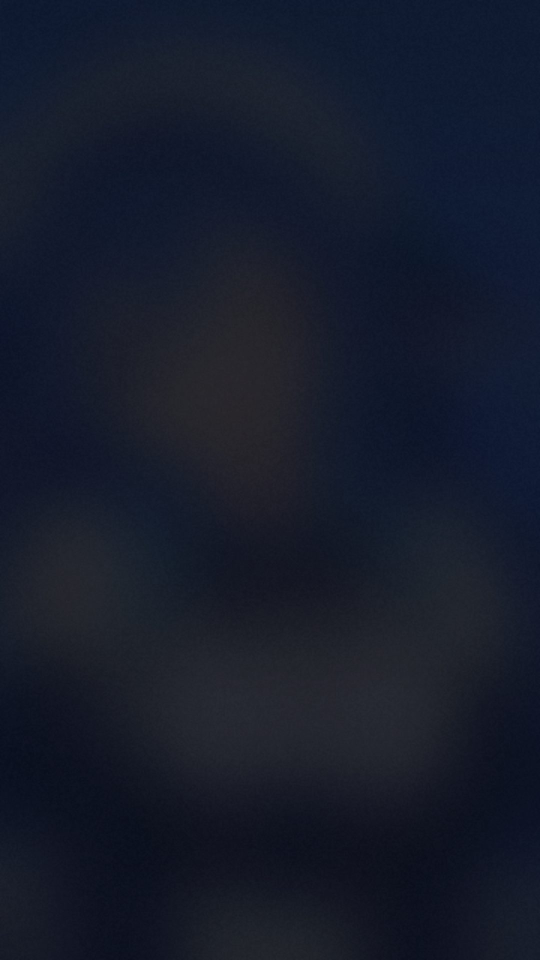
#> input picture app/assets/web/img/wallpaper.jpg, 1080 x 1920 px, given in place of a_gifshow.jpg, which was not available (shown at 1/2 size)
$ python make_icons.py ../app/assets/web/img/wallpaper.jpg
#> lines starting #> are read from the running program, lines starting #| are printed output that depends on the picture; pictures that were not available may be replaced by others from this repository, and a replacement may not be noted
#> in main, src is the input picture: PIL image 1080x1920 RGB; mean R, G, B 21.9, 27.4, 42.5
#!/usr/bin/env python3
"""Generate Android launcher icons for DeepSeek House from the user's photo.

Source:  /data/data/com.termux/files/home/1/inbox/a_gifshow.jpg  (first photo in gallery)
Crop:    head-focused square (removes the "CAFÉ STILE" label column and the stray "e")
Outputs: legacy mipmap PNGs (rounded + round) and adaptive-icon foreground layers,
         plus dist/icon-512.png for documentation / Play-style preview.

Run:  python3 scripts/make_icons.py [--crop L,T,R,B]
"""
import os, sys
from PIL import Image, ImageDraw, ImageFilter

ROOT = os.path.dirname(os.path.dirname(os.path.abspath(__file__)))
SRC = "/data/data/com.termux/files/home/1/inbox/a_gifshow.jpg"
RES = os.path.join(ROOT, "app", "res")
DIST = os.path.join(ROOT, "dist")

# head-focused crop chosen from previews (B_head, tightened on the right)
DEFAULT_CROP = (130, 20, 690, 580)   # left, top, right, bottom in source pixels

LEGACY = {"mdpi": 48, "hdpi": 72, "xhdpi": 96, "xxhdpi": 144, "xxxhdpi": 192}
FG = {"mdpi": 108, "hdpi": 162, "xhdpi": 216, "xxhdpi": 324, "xxxhdpi": 432}
BG_HEX = "#4A63B8"   # sampled from the artwork's blue background


def rounded_mask(size, radius_ratio=0.22):
    m = Image.new("L", (size, size), 0)
    r = int(size * radius_ratio)
    ImageDraw.Draw(m).rounded_rectangle((0, 0, size - 1, size - 1), radius=r, fill=255)
    return m


def circle_mask(size):
    m = Image.new("L", (size, size), 0)
    ImageDraw.Draw(m).ellipse((0, 0, size - 1, size - 1), fill=255)
    return m


def square_crop(img, box):
#> called with box = (130, 20, 690, 580)
    w, h = img.size
#> w = 1080; h = 1920
    l, t, r, b = box
    l = max(0, min(l, w - 1)); t = max(0, min(t, h - 1))
#> after `l = max(0, min(l, w - 1))`: l = 130
#> after `t = max(0, min(t, h - 1))`: t = 20
    r = max(l + 1, min(r, w)); b = max(t + 1, min(b, h))
#> after `r = max(l + 1, min(r, w))`: r = 690
#> after `b = max(t + 1, min(b, h))`: b = 580
    side = min(r - l, b - t)
#> side = 560
    # keep the crop square, anchored at its center
    cx, cy = (l + r) // 2, (t + b) // 2
#> cx = 410; cy = 300
    l = max(0, cx - side // 2); t = max(0, cy - side // 2)
    return img.crop((l, t, l + side, t + side))
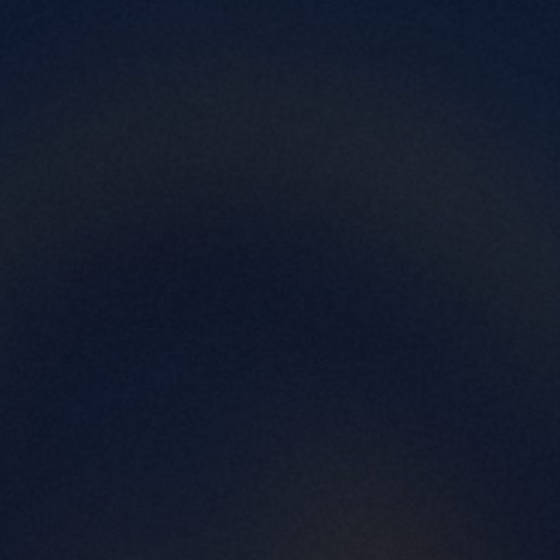
#> returned value: PIL image 560x560 RGB; mean R, G, B 21.1, 28.1, 45.1


def main():
    box = DEFAULT_CROP
    if "--crop" in sys.argv:
        i = sys.argv.index("--crop")
        box = tuple(int(v) for v in sys.argv[i + 1].split(","))
    src = Image.open(SRC).convert("RGB")
    sq = square_crop(src, box)
    print("source:", src.size, "crop:", box, "-> square:", sq.size)
#| source: (1080, 1920) crop: (130, 20, 690, 580) -> square: (560, 560)

    for dpi, size in LEGACY.items():
        d = os.path.join(RES, f"mipmap-{dpi}")
        os.makedirs(d, exist_ok=True)
        base = sq.resize((size, size), Image.LANCZOS)
        # subtle inner rim so the icon reads on any wallpaper
        rim = base.copy()
        dr = ImageDraw.Draw(rim)
        dr.rounded_rectangle((0, 0, size - 1, size - 1), radius=int(size * 0.22),
                             outline=(255, 255, 255, 40), width=max(1, size // 48))
        out = Image.new("RGBA", (size, size), (0, 0, 0, 0))
        out.paste(rim, (0, 0), rounded_mask(size))
        out.save(os.path.join(d, "ic_launcher.png"))
        rnd = Image.new("RGBA", (size, size), (0, 0, 0, 0))
        rnd.paste(base, (0, 0), circle_mask(size))
        rnd.save(os.path.join(d, "ic_launcher_round.png"))

        # adaptive foreground: full-bleed 108dp layer, photo fills it
        fsize = FG[dpi]
        fg = sq.resize((fsize, fsize), Image.LANCZOS).convert("RGBA")
        fg.save(os.path.join(d, "ic_launcher_foreground.png"))
#> this loop made 5 passes
#> pass 1, in main, `out.save(os.path.join(d, "ic_launcher.png"))`:
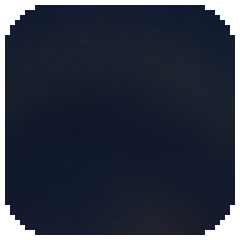
#> saved as ic_launcher.png: PIL image 48x48 RGBA (shown 5 times larger); mean R, G, B, A 37.1, 43.2, 58.2, 244.8; transparent parts drawn white
#> after the loop:
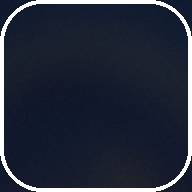
#> rim: PIL image 192x192 RGB; mean R, G, B 38.2, 44.7, 60.5
#> after the loop:
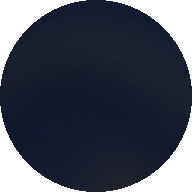
#> rnd: PIL image 192x192 RGBA; mean R, G, B, A 16.9, 22.3, 35.4, 200.2; transparent parts drawn white

    # adaptive icon xml (API 26+)
    anydpi = os.path.join(RES, "mipmap-anydpi-v26")
    os.makedirs(anydpi, exist_ok=True)
    template = """<?xml version="1.0" encoding="utf-8"?>
<adaptive-icon xmlns:android="http://schemas.android.com/apk/res/android">
    <background android:drawable="@color/ic_launcher_background"/>
    <foreground android:drawable="@mipmap/ic_launcher_foreground"/>
</adaptive-icon>
"""
    for name in ("ic_launcher.xml", "ic_launcher_round.xml"):
        with open(os.path.join(anydpi, name), "w", encoding="utf-8") as f:
            f.write(template)

    values = os.path.join(RES, "values")
    os.makedirs(values, exist_ok=True)
    with open(os.path.join(values, "ic_launcher.xml"), "w", encoding="utf-8") as f:
        f.write('<?xml version="1.0" encoding="utf-8"?>\n<resources>\n'
                f'    <color name="ic_launcher_background">{BG_HEX}</color>\n</resources>\n')

    # previews / documentation
    os.makedirs(DIST, exist_ok=True)
    sq.resize((512, 512), Image.LANCZOS).save(os.path.join(DIST, "icon-512.png"))
    prev = Image.new("RGB", (420, 420), (23, 33, 43))
    for i, dpi in enumerate(("mdpi", "hdpi", "xhdpi", "xxhdpi", "xxxhdpi")):
        im = Image.open(os.path.join(RES, f"mipmap-{dpi}", "ic_launcher.png"))
        s = im.size[0]
#> s = 48
        prev.paste(im, (10 + i * 80, 10), im)
    prev.save("/data/data/com.termux/files/home/1/inbox/icon_final_preview.png")
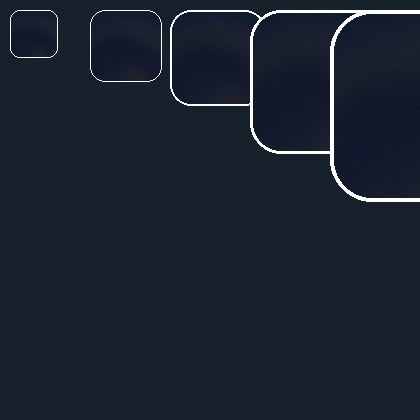
#> saved as icon_final_preview.png: PIL image 420x420 RGB; mean R, G, B 26.5, 35.7, 47.1
    print("icons written to", RES)
#| icons written to app/res


if __name__ == "__main__":
    main()
